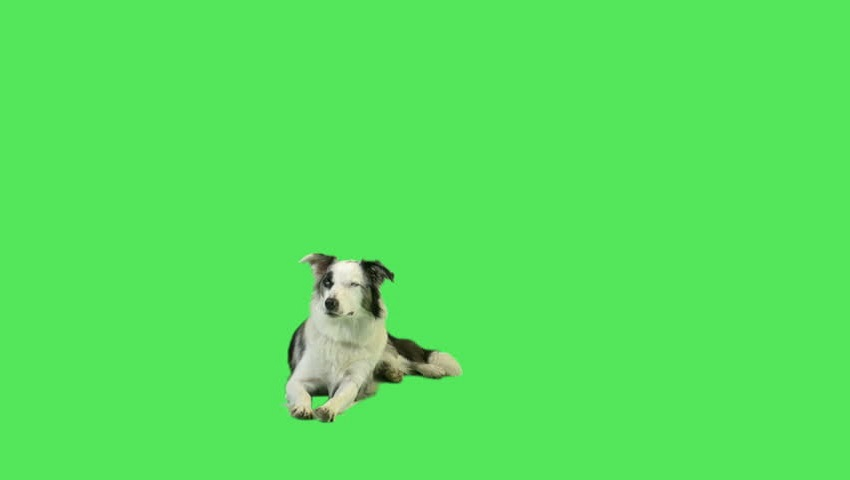
//> input picture opencv_chromakey/data/doggy.jpg, 850 x 480 px
$ ./opencv_chromakey   (built with g++ and OpenCV 4)
//> lines starting //> are read from the running program, lines starting //| are printed output that depends on the picture
### opencv_chromakey/opencv_chromakey/stdafx.h
// stdafx.h : 자주 사용하지만 자주 변경되지는 않는
// 표준 시스템 포함 파일 또는 프로젝트 관련 포함 파일이
// 들어 있는 포함 파일입니다.
//

#pragma once

#include "targetver.h"

#include <stdio.h>
#include <tchar.h>


// TODO: 프로그램에 필요한 추가 헤더는 여기에서 참조합니다.

### opencv_chromakey/opencv_chromakey/opencv_chromakey.cpp
// opencv_chromakey.cpp : 콘솔 응용 프로그램에 대한 진입점을 정의합니다.
//

#include "stdafx.h"
#include <opencv2/core/core.hpp>
#include <opencv2/imgcodecs.hpp>
#include <opencv2/highgui/highgui.hpp>
#include <opencv2/imgproc/imgproc.hpp>


#include <iostream>
#include <string>

#include<cv.h>
#include<highgui.h>
#include<math.h>


using namespace cv;

using namespace std;

int main(int argc, char** argv)
{
	int val_cb[256] = { 0, };
	int val_cr[256] = { 0, };


	// Put your image file here
	string imageName("../data/doggy.jpg");
	string backImageName("../data/lava.jpg");
	if (argc > 1) {
		imageName = argv[1];
	}

	Mat image;
	image = imread(imageName.c_str(), 1); // Read the file
//> image is the input picture: 480 rows x 850 cols, CV_8UC3; mean B, G, R 92.4, 228, 86.4
	Mat newImage = image.clone(); // for chroma key
	Mat backImage = imread(backImageName.c_str(), 1);
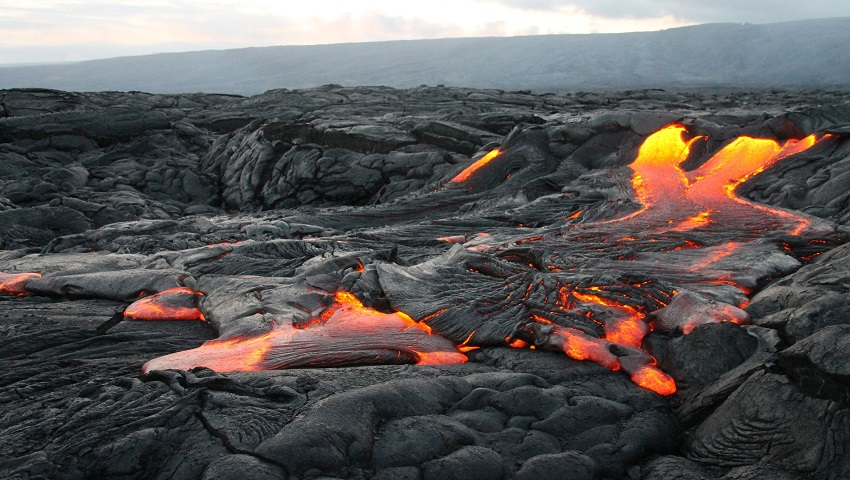
//> input picture opencv_chromakey/data/lava.jpg, 850 x 480 px
//> backImage is the input picture: 480 rows x 850 cols, CV_8UC3; mean B, G, R 87.4, 88.1, 91.3
	Mat chromaImage = image.clone();

	if (image.empty()) {	// Check for invalid input
		cout << "Could not open or find the image" << std::endl;
		return -1;
	}

	cvtColor(image, newImage, CV_BGR2YCrCb);  // color transformation from open library
//> newImage: 480 rows x 850 cols, CV_8UC3; mean of channels 0, 1, 2 170.2, 68.3, 84.2

	for (int y = 0; y < image.rows; y++) {
		for (int x = 0; x < image.cols; x++) {
			/* Get the values of cr & cb */
			int cr = saturate_cast<uchar>(newImage.at<Vec3b>(y, x)[1]);
			int cb = saturate_cast<uchar>(newImage.at<Vec3b>(y, x)[2]);

			val_cr[cr]++;
			val_cb[cb]++;
		}
	}
//> after the loop, val_cr = 256 values, max 387022 at index 66, min 0 at index 0, mean 1593.8; val_cb = 256 values, max 387594 at index 83, min 0 at index 0, mean 1593.8

	int cr_key = -1;
	int cb_key = -1;

	for (int i = 0; i < 256; i++) {
		if (val_cr[i] > cr_key) {
			cr_key = i;
		}

		if (val_cb[i] > cb_key) {
			cb_key = i;
		}
	}
//> after the loop, cr_key = 134; cb_key = 125


	for (int y = 0; y < image.rows; y++) {
		for (int x = 0; x < image.cols; x++) {
			/* Get the values of cr & cb */
			int cr = saturate_cast<uchar>(newImage.at<Vec3b>(y, x)[1]);
			int cb = saturate_cast<uchar>(newImage.at<Vec3b>(y, x)[2]);

			int dist_cr = cr_key - cr;
			int dist_cb = cb_key - cb;
			int dis = sqrt(pow(dist_cr, 2) + pow(dist_cb, 2));  // Get the distance
			float a = 0;

			//printf("%d ", dis);  // Print the value of distance for measuring thresholds
			int inner = 28;
			int outer = 30;

			if (dis < inner) {
				a = 1; // if distance is within an inner threshold
			}
			else if (dis >= inner && dis <= outer) {
				a = (dis - inner) / (outer - inner); // if distance is between inner and outer threashold
			}
			else {
				a = 0; // if distance is above an outer threshold
			}

			/* Get the output image */
			chromaImage.at<Vec3b>(y, x) = (1 - a) * backImage.at<Vec3b>(y, x) + a * image.at<Vec3b>(y, x);
		}
	}
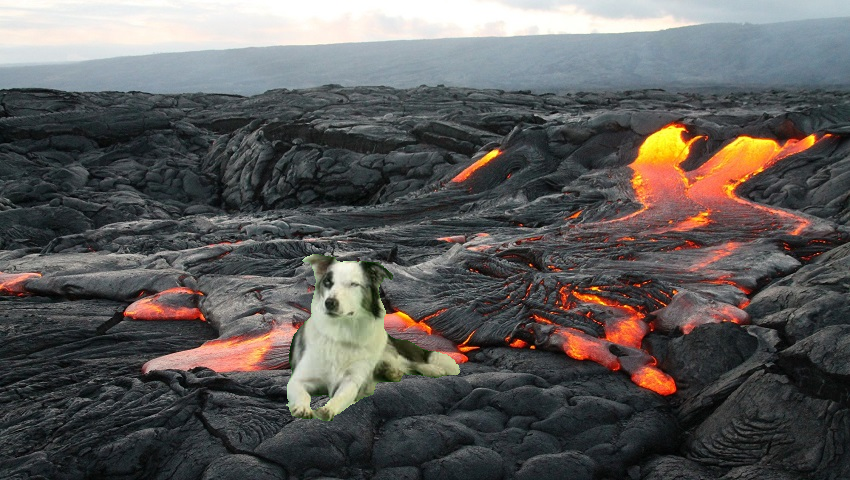
//> chromaImage: 480 rows x 850 cols, CV_8UC3; mean B, G, R 89.3, 90.7, 92.8

	bool chorm = imwrite("../data/chroma_key.bmp", chromaImage); // Save chroma key image

	namedWindow("Display window", 1); // Create a window for display
	namedWindow("Background window", 1); // background display
	namedWindow("Chroma window", 1); // chroma key display

	imshow("Display window", image);	// Show our image inside it
	imshow("Background window", backImage); // show the background image
	imshow("Chroma window", chromaImage); // show the chroma key image

	waitKey(0); // Wait for a keystroke in the window
	return 0;
}
